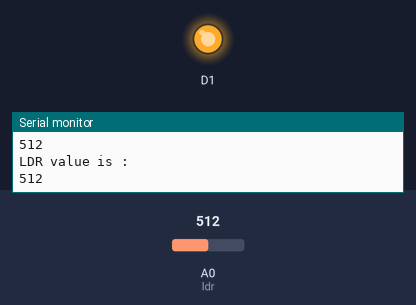
A sketch run on a simulated ESP8266 (NodeMCU). On the bench: output pins drawn as LEDs (lit = HIGH), the last lines printed to the serial monitor. Inputs (shaded band) come from the test bench; at power-on: A0 (ldr) = 512.

Above: at 1.2 s.
1.3 s: A0 (ldr) set to 310
2.8 s: A0 (ldr) set to 284
At 3.5 s:
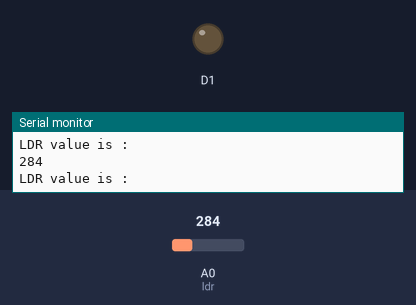
4.3 s: A0 (ldr) set to 306
At 5.3 s:
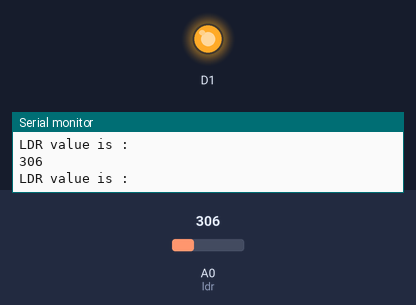
5.8 s: A0 (ldr) set to 290
At 6.7 s:
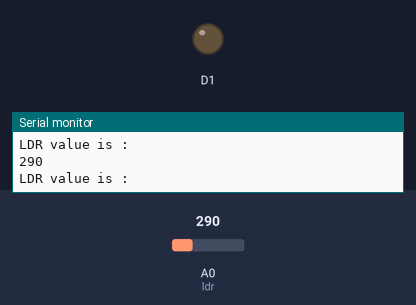
Timing chart, 0 to 8.8 s (numbered marks = the images above; inputs shaded):
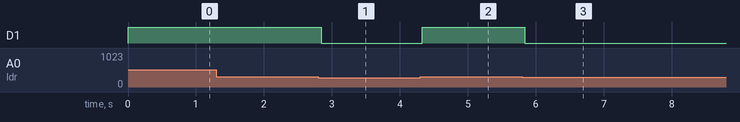

The sketch:

dack.ino
```cpp
int ldr=A0;//Set A0(Analog Input) for LDR.
int value=0;
void setup() {
Serial.begin(9600);
pinMode(D1,OUTPUT);
}

void loop() {
value=analogRead(ldr);//Reads the Value of LDR(light).
Serial.println("LDR value is :");//Prints the value of LDR to Serial Monitor.
Serial.println(value);
if(value>300)
  {
    digitalWrite(D1,HIGH);//Makes the LED glow in Dark.
  }
  else
  {
    digitalWrite(D1,LOW);//Turns the LED OFF in Light.
  }
}
```

Measured:
- the behaviour switches between 301 and 300 on A0 (ldr) (found by bisection; images 0 and 1)
- after the input at 2.8 s, D1: HIGH → LOW at once
- after the input at 4.3 s, D1: LOW → HIGH at once
- after the input at 5.8 s, D1: HIGH → LOW at once
